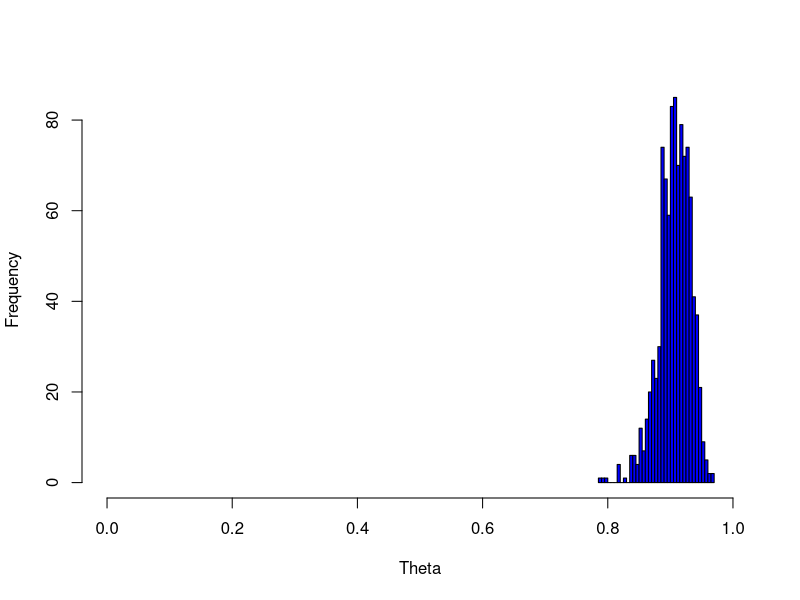
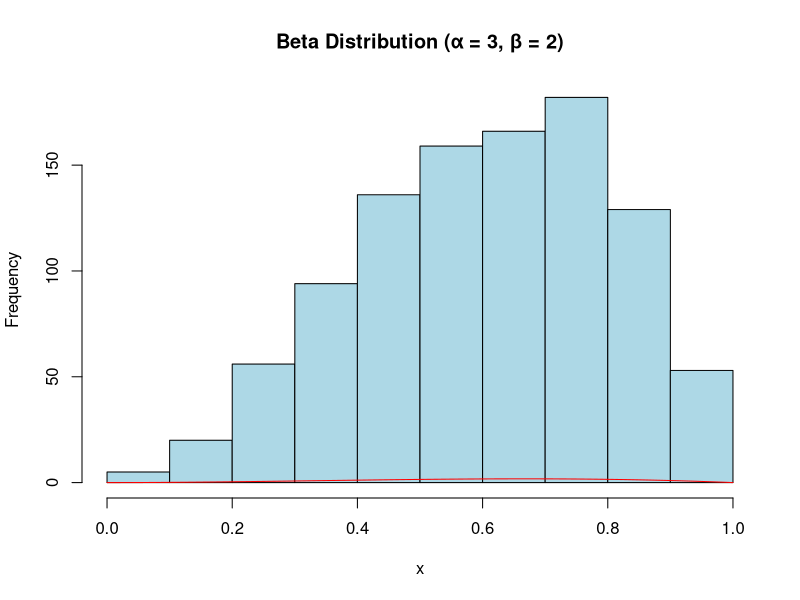
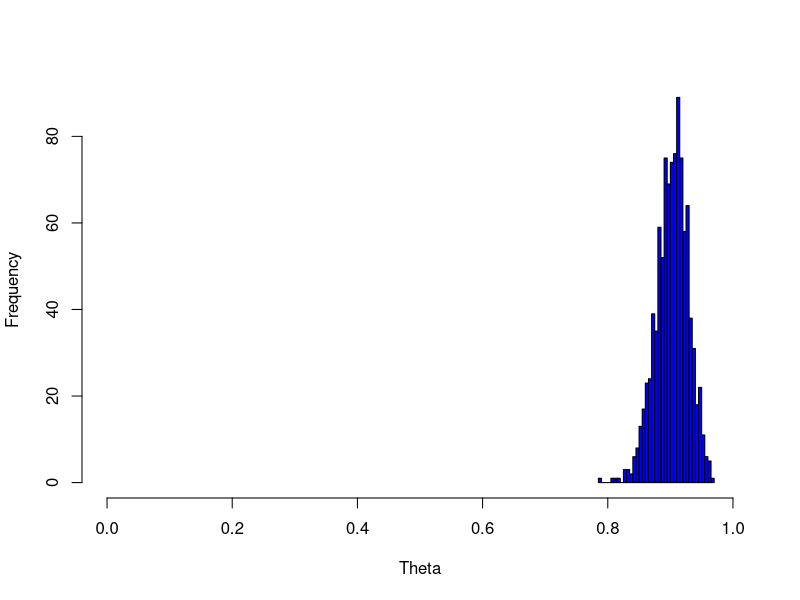
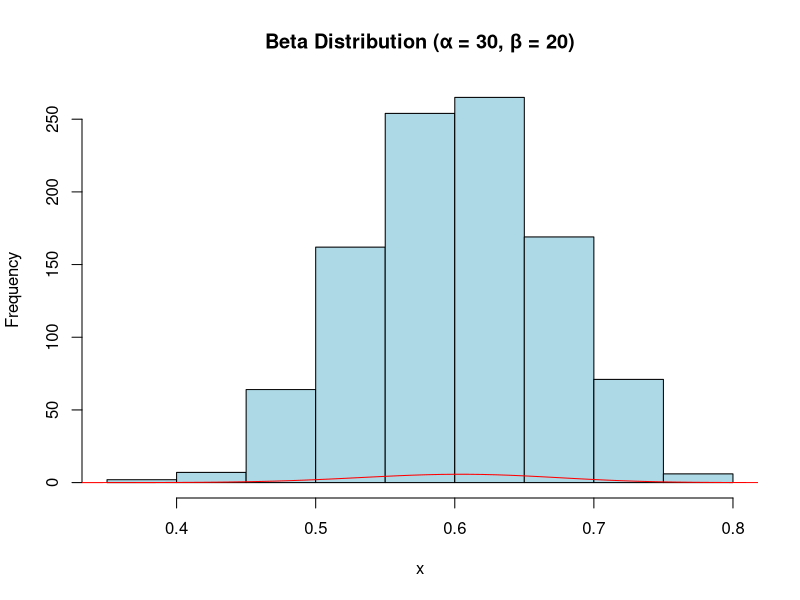
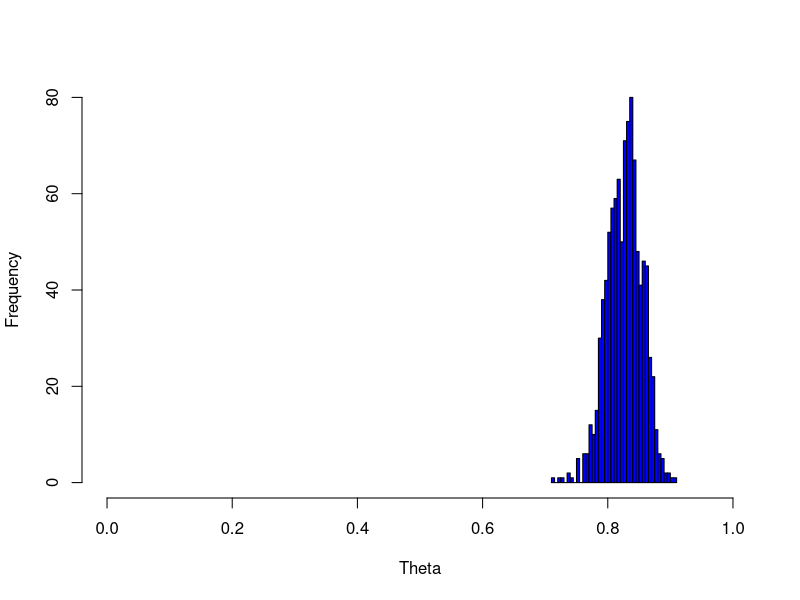

R code for these plots, in order:
setwd("/Users/ankushmishra/Courses/STAT_574/Code/Assignment1")

#1.1
n = 1000
labx = "Theta"

theta = rbeta(n, 119, 12)
mean(theta)
var(theta)

hist(theta, col="blue", xlab=labx, main="", breaks=50, xlim=c(0,1))
L = round(quantile(theta, probs=0.025),3)
U = round(quantile(theta, probs=0.975),3)
L
U

#1.2
alpha <- 3
beta <- 2

# Generate 1000 samples from the beta distribution
x <- rbeta(1000, alpha, beta)

# Plot the beta distribution
hist(x, main = "Beta Distribution (α = 3, β = 2)", xlab = "x", col = "lightblue")
curve(dbeta(x, alpha, beta), from = 0, to = 1, add = TRUE, col = "red")

theta = rbeta(n, 121, 13)
mean(theta)
var(theta)

hist(theta, col="blue", xlab=labx, main="", breaks=50, xlim=c(0,1))
L = round(quantile(theta, probs=0.025),3)
U = round(quantile(theta, probs=0.975),3)
L
U

#1.3
alpha <- 30
beta <- 20

# Generate 1000 samples from the beta distribution
x <- rbeta(1000, alpha, beta)

# Plot the beta distribution
hist(x, main = "Beta Distribution (α = 30, β = 20)", xlab = "x", col = "lightblue")
curve(dbeta(x, alpha, beta), from = 0, to = 1, add = TRUE, col = "red")

theta = rbeta(n, 148, 31)
mean(theta)
var(theta)

hist(theta, col="blue", xlab=labx, main="", breaks=50, xlim=c(0,1))
L = round(quantile(theta, probs=0.025),3)
U = round(quantile(theta, probs=0.975),3)
L
U

#1.4

# Simulate the number of women who would report being happy

n_happy_future <- rbinom(1000, 100, theta)

n
# Compute the posterior predictive distribution
posterior_predictive <- mean(n_happy_future >= 80 & n_happy_future <= 90)

posterior_predictive